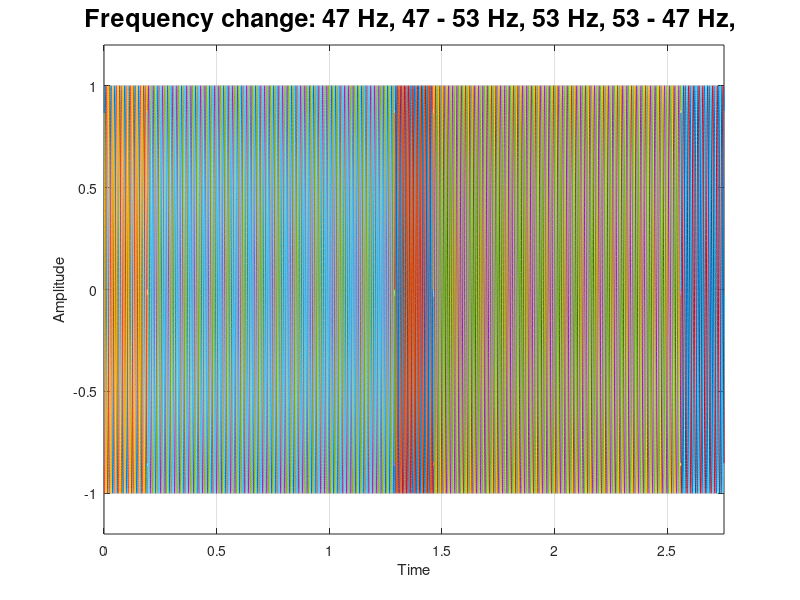
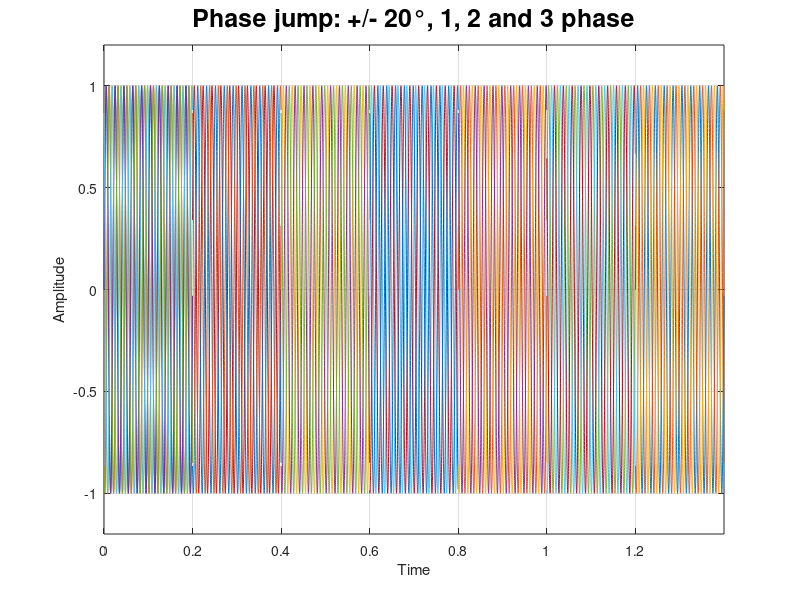
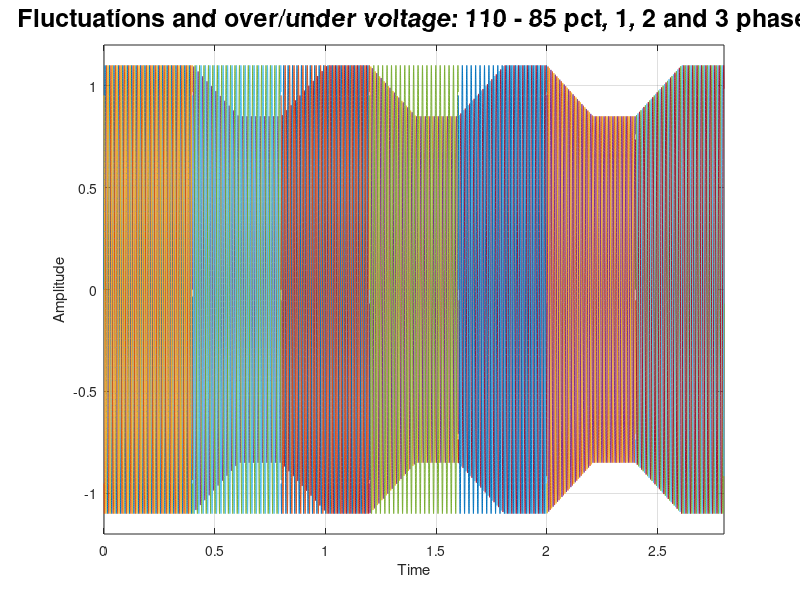
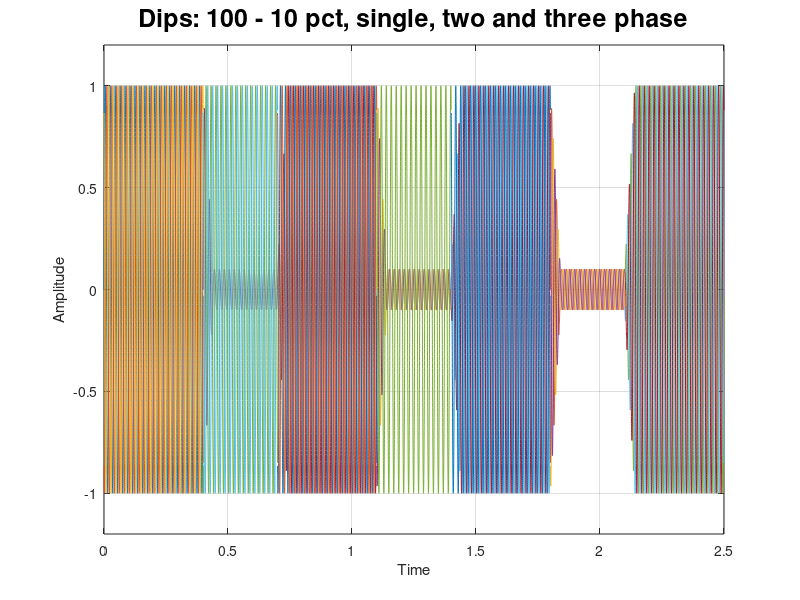

These charts were generated, in order, by the following MATLAB code: (Note: this script raises an error after producing the figures.)
% clc; clear; close all;
%% script for generating test sequence for PLL's
%this scripts is meant to be a short version of test sequence, in order to
%be able to create signals that are shorter than 2^15 samples, as this is
%the maximum signal length the analog discovery can import

%% Variable constants for test sequence
fs = 10000
ts = 1/fs
t_end = 2^15 * ts
t = ts*(0:t_end*fs);
t_event = 10 % [s] time between each event
fontsize=18
%% frequency change, TC1

f_start = 47;
f_top = 53;
duration = 1.1;   % previously 3, 2 Hz pr sec from standard.
cycles = 9; % previously 500
t_event_low = cycles/f_start
t_event_high = cycles/f_top


t_11 = t_event_low
t_12 = t_11+duration
t_13 = t_12+t_event_high;
t_14 = t_13+duration;
t_15 = t_14+t_event_low;

%%
pha10 = sin(2*pi*f_start*		t(1:round(t_event_low*fs)			));
phb10 = sin(2*pi*f_start*		t(1:round(t_event_low*fs)			) - 2*pi/3);
phc10 = sin(2*pi*f_start*		t(1:round(t_event_low*fs)			) + 2*pi/3);
V10 = [pha10; phb10; phc10]';



% 47 to 53 Hz
pha11 = chirp(					t(1:round(duration*fs)				),f_start,duration,f_top,'linear',270);
phb11 = chirp(					t(1:round(duration*fs)				),f_start,duration,f_top,'linear',150);
phc11 = chirp(					t(1:round(duration*fs)				),f_start,duration,f_top,'linear',30);
V11 = [pha11; phb11; phc11]';


% 53 Hz for 500 cycles
pha12 = sin(2*pi*f_top*			t(1:round(t_event_high*fs)			));
phb12 = sin(2*pi*f_top*			t(1:round(t_event_high*fs)			) - 2*pi/3);
phc12 = sin(2*pi*f_top*			t(1:round(t_event_high*fs)			) + 2*pi/3);
V12 = [pha12; phb12; phc12]';


% 53 to 47 Hz
pha13 = chirp(					t(1:round(duration*fs)				),f_top,duration,f_start,'linear',270);
phb13 = chirp(					t(1:round(duration*fs)				),f_top,duration,f_start,'linear',150);
phc13 = chirp(					t(1:round(duration*fs)				),f_top,duration,f_start,'linear',30);
V13 = [pha13; phb13; phc13]';


% 47 Hz for 10 sec
pha14 = sin(2*pi*f_start*		t(1:round(t_event_low*fs)			));
phb14 = sin(2*pi*f_start*		t(1:round(t_event_low*fs)			) - 2*pi/3);
phc14 = sin(2*pi*f_start*		t(1:round(t_event_low*fs)			) + 2*pi/3);
V14 = [pha14; phb14; phc14]';


% collect part signals to one signal
V1 = [V10; V11; V12; V13; V14];

% figures = figure(11)
figures = figure('Position', [700 700 900 600])

plot(t(1        	   : round(t_11*fs)), V10) %[pha10; phb10; phc10]')
hold on                                   
grid on                                   
plot(t(round(t_11*fs+1): round(t_12*fs)), V11) %[pha11; phb11; phc11]')
plot(t(round(t_12*fs+1): round(t_13*fs)), V12) %[pha12; phb12; phc12]')
plot(t(round(t_13*fs+1): round(t_14*fs)), V13) %[pha13; phb13; phc13]')
plot(t(round(t_14*fs+1): round(t_15*fs)), V14) %[pha14; phb14; phc14]')

freqtitle1 = sprintf('Frequency change: %d Hz, %d - %d Hz, %d Hz, %d - %d Hz, %d Hz',... 
    f_start, f_start, f_top, f_top, f_top, f_start)
title(freqtitle1,'FontSize', fontsize)
xlabel('Time')
ylabel('Amplitude')
ylim([-1.2 1.2])
xlim([0 t_15])
    


%% phase jumps, TC2
f_base = 50;
cycles = 10;
t_recov = cycles/f_base;
phi_shift = 20*pi/180


t_21 = t_recov
t_22 = t_21 + t_recov;
t_23 = t_22 + t_recov;
t_24 = t_23 + t_recov;
t_25 = t_24 + t_recov;
t_26 = t_25 + t_recov;
t_27 = t_26 + t_recov;

% start up
pha21 = sin(2*pi*f_base*t(1:t_recov*fs));
phb21 = sin(2*pi*f_base*t(1:t_recov*fs) - 2*pi/3);
phc21 = sin(2*pi*f_base*t(1:t_recov*fs) + 2*pi/3);
V21 = [pha21; phb21; phc21]';

% single phase phase shift (positive)
pha22 = sin(2*pi*f_base*t(1:t_recov*fs) + phi_shift);
phb22 = sin(2*pi*f_base*t(1:t_recov*fs) - 2*pi/3);
phc22 = sin(2*pi*f_base*t(1:t_recov*fs) + 2*pi/3);
V22 = [pha22; phb22; phc22]';

% single phase phase shift (negative)
pha23 = sin(2*pi*f_base*t(1:t_recov*fs));
phb23 = sin(2*pi*f_base*t(1:t_recov*fs) - 2*pi/3);
phc23 = sin(2*pi*f_base*t(1:t_recov*fs) + 2*pi/3);
V23 = [pha23; phb23; phc23]';

% two phase phase shift (positive)
pha24 = sin(2*pi*f_base*t(1:t_recov*fs) + phi_shift);
phb24 = sin(2*pi*f_base*t(1:t_recov*fs) - 2*pi/3 + phi_shift);
phc24 = sin(2*pi*f_base*t(1:t_recov*fs) + 2*pi/3);
V24 = [pha24; phb24; phc24]';

% two phase phase shift (negative)
pha25 = sin(2*pi*f_base*t(1:t_recov*fs));
phb25 = sin(2*pi*f_base*t(1:t_recov*fs) - 2*pi/3);
phc25 = sin(2*pi*f_base*t(1:t_recov*fs) + 2*pi/3);
V25 = [pha25; phb25; phc25]';

% three phase phase shift (positive)
pha26 = sin(2*pi*f_base*t(1:t_recov*fs) + phi_shift);
phb26 = sin(2*pi*f_base*t(1:t_recov*fs) - 2*pi/3 + phi_shift);
phc26 = sin(2*pi*f_base*t(1:t_recov*fs) + 2*pi/3 + phi_shift);
V26 = [pha26; phb26; phc26]';

% three phase phase shift (negative)
pha27 = sin(2*pi*f_base*t(1:t_recov*fs));
phb27 = sin(2*pi*f_base*t(1:t_recov*fs) - 2*pi/3);
phc27 = sin(2*pi*f_base*t(1:t_recov*fs) + 2*pi/3);
V27 = [pha27; phb27; phc27]';
    
% figures = [figures; figure(21)]
figures = [figures; figure('Position', [500 500 900 600])]
% figure('Position', [500 500 900 600])
plot(t(1        : t_21*fs), V21)
grid on
hold on
plot(t(1        	   : round(t_21*fs)), V21) 
grid on
hold on
plot(t(round(t_21*fs+1): round(t_22*fs)), V22)
plot(t(round(t_22*fs+1): round(t_23*fs)), V23)
plot(t(round(t_23*fs+1): round(t_24*fs)), V24)
plot(t(round(t_24*fs+1): round(t_25*fs)), V25)
plot(t(round(t_25*fs+1): round(t_26*fs)), V26)
plot(t(round(t_26*fs+1): round(t_27*fs)), V27)
% plot(t(t_21*fs+1: t_22*fs), V22)
% plot(t(t_22*fs+1: t_23*fs), V23)
% plot(t(t_23*fs+1: t_24*fs), V24)
% plot(t(t_24*fs+1: t_25*fs), V25)
% plot(t(t_25*fs+1: t_26*fs), V26)
% plot(t(t_26*fs+1: t_27*fs), V27)
phasetitle1 = sprintf('Phase jump: +/- %d°, 1, 2 and 3 phase', phi_shift*180/pi)
title(phasetitle1,'FontSize', fontsize)
xlabel('Time')
ylabel('Amplitude')
ylim([-1.2 1.2])
xlim([0 t_27])
V2 = [V21; V22; V23; V24; V25; V26; V27];


%% voltage fluctuations and over/under voltage, TC3
f_base = 50;
cycles = 20;
t_recov = cycles/f_base;
fluct_rate = f_base*0.12/5; % percent pr sec
% t_recov = 10;
Amax = 1.1
Amin = 0.85
t_fluct = (Amax-Amin)/fluct_rate;

t_31  = t_recov; 
t_32  = t_31  + t_recov; 
t_33  = t_32  + t_recov;
t_34  = t_33  + t_recov; 
t_35  = t_34  + t_recov;
t_36  = t_35  + t_recov; 
t_37  = t_36  + t_recov;

% start up
pha31 = Amax*sin(2*pi*f_base*t(1:t_recov*fs));
phb31 = Amax*sin(2*pi*f_base*t(1:t_recov*fs) - 2*pi/3);
phc31 = Amax*sin(2*pi*f_base*t(1:t_recov*fs) + 2*pi/3);
V31 = [pha31; phb31; phc31]';

% single phase fluctuation (positive)
pha32 = [sin(2*pi*f_base*t(1:t_fluct*fs)).*(Amax-fluct_rate*t(1:t_fluct*fs)),  Amin*sin(2*pi*f_base*t(t_fluct*fs:  t_recov*fs))];
phb32 =                                                                        Amax*sin(2*pi*f_base*t(1:           t_recov*fs) - 2*pi/3);
phc32 =                                                                        Amax*sin(2*pi*f_base*t(1:           t_recov*fs) + 2*pi/3);
V32 = [pha32; phb32; phc32]';

% single phase fluctuation (negative)
pha33 = [sin(2*pi*f_base*t(1:t_fluct*fs)).*(Amin+fluct_rate*t(1:t_fluct*fs)),  Amax*sin(2*pi*f_base*t(t_fluct*fs:  t_recov*fs))];
phb33 =                                                                        Amax*sin(2*pi*f_base*t(1:           t_recov*fs) - 2*pi/3);
phc33 =                                                                        Amax*sin(2*pi*f_base*t(1:           t_recov*fs) + 2*pi/3);
V33 = [pha33; phb33; phc33]';

% two phase fluctuation (positive)
pha34 = [sin(2*pi*f_base*t(1:t_fluct*fs))		 	.*(Amax-fluct_rate*t(1:t_fluct*fs)),  	Amin*sin(2*pi*f_base*t(t_fluct*fs:  t_recov*fs))];
phb34 = [sin(2*pi*f_base*t(1:t_fluct*fs) - 2*pi/3)	.*(Amax-fluct_rate*t(1:t_fluct*fs)),  	Amin*sin(2*pi*f_base*t(t_fluct*fs:  t_recov*fs) - 2*pi/3)];
phc34 =                                                                        				Amax*sin(2*pi*f_base*t(1:           t_recov*fs) + 2*pi/3);
V34 = [pha34; phb34; phc34]';

% two phase fluctuation (negative)
pha35 = [sin(2*pi*f_base*t(1:t_fluct*fs))			.*(Amin+fluct_rate*t(1:t_fluct*fs)),  	Amax*sin(2*pi*f_base*t(t_fluct*fs:  t_recov*fs))];
phb35 = [sin(2*pi*f_base*t(1:t_fluct*fs) - 2*pi/3)	.*(Amin+fluct_rate*t(1:t_fluct*fs)),  	Amax*sin(2*pi*f_base*t(t_fluct*fs:  t_recov*fs) - 2*pi/3)];
phc35 =                                                                        				Amax*sin(2*pi*f_base*t(1:           t_recov*fs) + 2*pi/3);
V35 = [pha35; phb35; phc35]';

% three phase fluctuation (positive)
pha36 = [sin(2*pi*f_base*t(1:t_fluct*fs))		 	.*(Amax-fluct_rate*t(1:t_fluct*fs)),  	Amin*sin(2*pi*f_base*t(t_fluct*fs:  t_recov*fs))];
phb36 = [sin(2*pi*f_base*t(1:t_fluct*fs) - 2*pi/3)	.*(Amax-fluct_rate*t(1:t_fluct*fs)),  	Amin*sin(2*pi*f_base*t(t_fluct*fs:  t_recov*fs) - 2*pi/3)];
phc36 = [sin(2*pi*f_base*t(1:t_fluct*fs) + 2*pi/3)	.*(Amax-fluct_rate*t(1:t_fluct*fs)),  	Amin*sin(2*pi*f_base*t(t_fluct*fs:  t_recov*fs) + 2*pi/3)];
V36 = [pha36; phb36; phc36]';

% three phase fluctuation (negative)
pha37 = [sin(2*pi*f_base*t(1:t_fluct*fs))			.*(Amin+fluct_rate*t(1:t_fluct*fs)),  	Amax*sin(2*pi*f_base*t(t_fluct*fs:  t_recov*fs))];
phb37 = [sin(2*pi*f_base*t(1:t_fluct*fs) - 2*pi/3)	.*(Amin+fluct_rate*t(1:t_fluct*fs)),  	Amax*sin(2*pi*f_base*t(t_fluct*fs:  t_recov*fs) - 2*pi/3)];
phc37 = [sin(2*pi*f_base*t(1:t_fluct*fs) + 2*pi/3)	.*(Amin+fluct_rate*t(1:t_fluct*fs)),  	Amax*sin(2*pi*f_base*t(t_fluct*fs:  t_recov*fs) + 2*pi/3)];
V37 = [pha37; phb37; phc37]';


% figures = [figures; figure(31)]
figures = [figures; figure('Position', [500 500 900 600])]
plot(t(1        : t_31*fs), V31)
grid on
hold on
plot(t(t_31*fs+1: t_32*fs), V32)
plot(t(t_32*fs+1: t_33*fs), V33)
plot(t(t_33*fs+1: t_34*fs), V34)
plot(t(t_34*fs+1: t_35*fs), V35)
plot(t(t_35*fs+1: t_36*fs), V36)
plot(t(t_36*fs+1: t_37*fs), V37)

phasetitle1 = sprintf('Fluctuations and over/under voltage: %.f - %.f pct, 1, 2 and 3 phase', Amax*100, Amin*100)
title(phasetitle1,'FontSize', fontsize)
xlabel('Time')
ylabel('Amplitude')
ylim([-1.2 1.2])
xlim([0 t_37])
V3 = [V31; V32; V33; V34; V35; V36; V37];



%% voltage dips, TC4
f_base = 50
cycles = 20
t_recov = cycles/f_base
fluct_rate = f_base*0.9/2 % percent pr sec
Amax = 1
Amin = 0.1
t_fluct = (Amax-Amin)/fluct_rate
down_cycles = 13
t_down = down_cycles/f_base

t_41  = t_recov; 
% t_42  = t_41  + t_recov; 
t_42  = t_41  + (t_down+t_fluct); 
t_43  = t_42  + t_recov;
t_44  = t_43  + (t_down+t_fluct); 
t_45  = t_44  + t_recov;
t_46  = t_45  + (t_down+t_fluct); 
t_47  = t_46  + t_recov;

% start up
pha41 = Amax*sin(2*pi*f_base*t(1:t_recov*fs));
phb41 = Amax*sin(2*pi*f_base*t(1:t_recov*fs) - 2*pi/3);
phc41 = Amax*sin(2*pi*f_base*t(1:t_recov*fs) + 2*pi/3);
V41 = [pha41; phb41; phc41]';

% single phase dip
% pha42 = [sin(2*pi*f_base*t(1:t_fluct*fs)).*(Amax-fluct_rate*t(1:t_fluct*fs)),  Amin*sin(2*pi*f_base*t(t_fluct*fs+1:  t_recov*fs))];
pha42 = [sin(2*pi*f_base*t(1:t_fluct*fs))            .*(Amax-fluct_rate*t(1:t_fluct*fs)),   Amin*sin(2*pi*f_base*t(t_fluct*fs+1:     (t_down+t_fluct)*fs))];
phb42 =                                                                                     Amax*sin(2*pi*f_base*t(1:                (t_down+t_fluct)*fs) - 2*pi/3);
phc42 =                                                                                     Amax*sin(2*pi*f_base*t(1:                (t_down+t_fluct)*fs) + 2*pi/3);
V42 = [pha42; phb42; phc42]';   

% single phase restore
pha43 = [sin(2*pi*f_base*t(1:t_fluct*fs))           .*(Amin+fluct_rate*t(1:t_fluct*fs)),    Amax*sin(2*pi*f_base*t(t_fluct*fs+1:     t_recov*fs))];
phb43 =                                                                                     Amax*sin(2*pi*f_base*t(1:                t_recov*fs) - 2*pi/3);
phc43 =                                                                                     Amax*sin(2*pi*f_base*t(1:                t_recov*fs) + 2*pi/3);
V43 = [pha43; phb43; phc43]';

% two phase dip                                               XXXXXXXXXXXXXXXXXXXXXXXXXXX      her sker fase forskydning
pha44 = [sin(2*pi*f_base*t(1:t_fluct*fs))		 	.*(Amax-fluct_rate*t(1:t_fluct*fs)),  	Amin*sin(2*pi*f_base*t(t_fluct*fs+1:     (t_down+t_fluct)*fs))];
phb44 = [sin(2*pi*f_base*t(1:t_fluct*fs) - 2*pi/3)	.*(Amax-fluct_rate*t(1:t_fluct*fs)),  	Amin*sin(2*pi*f_base*t(t_fluct*fs+1:     (t_down+t_fluct)*fs) - 2*pi/3)];
phc44 =                                                                        				Amax*sin(2*pi*f_base*t(1:                (t_down+t_fluct)*fs) + 2*pi/3);
V44 = [pha44; phb44; phc44]';

% two phase restore
pha45 = [sin(2*pi*f_base*t(1:t_fluct*fs))			.*(Amin+fluct_rate*t(1:t_fluct*fs)),  	Amax*sin(2*pi*f_base*t(t_fluct*fs+1:     t_recov*fs))];
phb45 = [sin(2*pi*f_base*t(1:t_fluct*fs) - 2*pi/3)	.*(Amin+fluct_rate*t(1:t_fluct*fs)),  	Amax*sin(2*pi*f_base*t(t_fluct*fs+1:     t_recov*fs) - 2*pi/3)];
phc45 =                                                                        				Amax*sin(2*pi*f_base*t(1:                t_recov*fs) + 2*pi/3);
V45 = [pha45; phb45; phc45]';

% three phase dip
pha46 = [sin(2*pi*f_base*t(1:t_fluct*fs))		 	.*(Amax-fluct_rate*t(1:t_fluct*fs)),  	Amin*sin(2*pi*f_base*t(t_fluct*fs+1:     (t_down+t_fluct)*fs))];
phb46 = [sin(2*pi*f_base*t(1:t_fluct*fs) - 2*pi/3)	.*(Amax-fluct_rate*t(1:t_fluct*fs)),  	Amin*sin(2*pi*f_base*t(t_fluct*fs+1:     (t_down+t_fluct)*fs) - 2*pi/3)];
phc46 = [sin(2*pi*f_base*t(1:t_fluct*fs) + 2*pi/3)	.*(Amax-fluct_rate*t(1:t_fluct*fs)),  	Amin*sin(2*pi*f_base*t(t_fluct*fs+1:     (t_down+t_fluct)*fs) + 2*pi/3)];
V46 = [pha46; phb46; phc46]';

% three phase restore
pha47 = [sin(2*pi*f_base*t(1:t_fluct*fs))			.*(Amin+fluct_rate*t(1:t_fluct*fs)),  	Amax*sin(2*pi*f_base*t(t_fluct*fs+1:     t_recov*fs))];
phb47 = [sin(2*pi*f_base*t(1:t_fluct*fs) - 2*pi/3)	.*(Amin+fluct_rate*t(1:t_fluct*fs)),  	Amax*sin(2*pi*f_base*t(t_fluct*fs+1:     t_recov*fs) - 2*pi/3)];
phc47 = [sin(2*pi*f_base*t(1:t_fluct*fs) + 2*pi/3)	.*(Amin+fluct_rate*t(1:t_fluct*fs)),  	Amax*sin(2*pi*f_base*t(t_fluct*fs+1:     t_recov*fs) + 2*pi/3)];
V47 = [pha47; phb47; phc47]';


% figures = [figures; figure(41)]
figures = [figures; figure('Position', [500 500 900 600])]
plot(t(1        : t_41*fs), V41)
grid on
hold on
plot(t(t_41*fs+1: t_42*fs), V42)
plot(t(t_42*fs+1: t_43*fs), V43)
plot(t(t_43*fs+1: t_44*fs), V44)
plot(t(t_44*fs+1: t_45*fs), V45)
plot(t(t_45*fs+1: t_46*fs), V46)
plot(t(t_46*fs+1: t_47*fs), V47)
diptitle1 = sprintf('Dips: %d - %d pct, single, two and three phase', Amax*100, Amin*100)
title(diptitle1,'FontSize', fontsize)
xlabel('Time')
ylabel('Amplitude')
ylim([-1.2 1.2])
xlim([0 t_47])

V4 = [V41; V42; V43; V44; V45; V46; V47];


%% harmonics, TC5
f_base = 50
cycles = 40
t_recov = cycles/f_base
t_harmonics = t_recov
Amax = 1

%Amplitudes of harmonics
A5_1 = 0.1
A7_1 = 0.0663
A5_2 = 0.0663
A7_2 = 0.1

%
t_51 = t_recov
t_52 = t_51 + t_harmonics
t_53 = t_52 + t_recov
t_54 = t_53 + t_harmonics


% start up
pha51 = Amax*sin(2*pi*f_base*t(1:t_recov*fs));
phb51 = Amax*sin(2*pi*f_base*t(1:t_recov*fs) - 2*pi/3);
phc51 = Amax*sin(2*pi*f_base*t(1:t_recov*fs) + 2*pi/3);
V51 = [pha51; phb51; phc51]';

% harmonics
pha52 = Amax*sin(2*pi*f_base*t(1:t_recov*fs))          + A5_1*sin(5*(2*pi*f_base*t(1:t_recov*fs))         ) + A7_1*sin(7*(2*pi*f_base*t(1:t_recov*fs))         );
phb52 = Amax*sin(2*pi*f_base*t(1:t_recov*fs) - 2*pi/3) + A5_1*sin(5*(2*pi*f_base*t(1:t_recov*fs) - 2*pi/3)) + A7_1*sin(7*(2*pi*f_base*t(1:t_recov*fs) - 2*pi/3));
phc52 = Amax*sin(2*pi*f_base*t(1:t_recov*fs) + 2*pi/3) + A5_1*sin(5*(2*pi*f_base*t(1:t_recov*fs) + 2*pi/3)) + A7_1*sin(7*(2*pi*f_base*t(1:t_recov*fs) + 2*pi/3));
V52 = [pha52; phb52; phc52]';

% recover
pha53 = Amax*sin(2*pi*f_base*t(1:t_recov*fs));
phb53 = Amax*sin(2*pi*f_base*t(1:t_recov*fs) - 2*pi/3);
phc53 = Amax*sin(2*pi*f_base*t(1:t_recov*fs) + 2*pi/3);
V53 = [pha53; phb53; phc53]';

% harmonics
pha54 = Amax*sin(2*pi*f_base*t(1:t_recov*fs))          + A5_2*sin(5*(2*pi*f_base*t(1:t_recov*fs))         ) + A7_2*sin(7*(2*pi*f_base*t(1:t_recov*fs))         );
phb54 = Amax*sin(2*pi*f_base*t(1:t_recov*fs) - 2*pi/3) + A5_2*sin(5*(2*pi*f_base*t(1:t_recov*fs) - 2*pi/3)) + A7_2*sin(7*(2*pi*f_base*t(1:t_recov*fs) - 2*pi/3));
phc54 = Amax*sin(2*pi*f_base*t(1:t_recov*fs) + 2*pi/3) + A5_2*sin(5*(2*pi*f_base*t(1:t_recov*fs) + 2*pi/3)) + A7_2*sin(7*(2*pi*f_base*t(1:t_recov*fs) + 2*pi/3));
V54 = [pha54; phb54; phc54]';

% figures = [figures; figure(51)]
figures = [figures; figure('Position', [500 500 900 600])]
plot(t(1        : t_51*fs), V51)
grid on
hold on
plot(t(t_51*fs+1: t_52*fs), V52)
plot(t(t_52*fs+1: t_53*fs), V53)
plot(t(t_53*fs+1: t_54*fs), V54)

harmonicstitle1 = sprintf('Harmonics: none, 5^{th} = %.2f and 7^{th}=%.2f, none, 5^{th} = %.2f and 7^{th}=%.2f',A5_1, A7_1, A5_2, A7_2 )
title(harmonicstitle1,'FontSize', fontsize)
xlabel('Time')
ylabel('Amplitude')
ylim([-1.2 1.2])
xlim([0 t_54])

V5 = [V51; V52; V53; V54];

%% this part is for 100 kHz with Amin = 0.0001
f_base = 50
cycles = 30
t_recov = cycles/f_base
fluct_rate = f_base*1/2 % percent pr sec
Amax = 1
Amin = 0.0001
t_fluct = (Amax-Amin)/fluct_rate
down_cycles = 8
t_down = down_cycles/f_base

t_61  = t_recov; 
t_62  = t_61  + (t_down+t_fluct); 
t_63  = t_62  + t_recov;
t_64  = t_63  + (t_down+t_fluct); 
t_65  = t_64  + t_recov;
t_66  = t_65  + (t_down+t_fluct); 
t_67  = t_66  + t_recov;

% start up
pha61 = Amax*sin(2*pi*f_base*t(1:round(t_recov*fs)));
phb61 = Amax*sin(2*pi*f_base*t(1:round(t_recov*fs)) - 2*pi/3);
phc61 = Amax*sin(2*pi*f_base*t(1:round(t_recov*fs)) + 2*pi/3);
V61 = [pha61; phb61; phc61]';

% single phase interruption

pha62 = [sin(2*pi*f_base*t(1:round(t_fluct*fs)))            .*(Amax-fluct_rate*t(1:round(t_fluct*fs))),   Amin*sin(2*pi*f_base*t(round(t_fluct*fs)+1:     round((t_down+t_fluct)*fs)))];
phb62 =                                                                                     Amax*sin(2*pi*f_base*t(1:round(                (t_down+t_fluct)*fs)) - 2*pi/3);
phc62 =                                                                                     Amax*sin(2*pi*f_base*t(1:round(                (t_down+t_fluct)*fs)) + 2*pi/3);
V62 = [pha62; phb62; phc62]';   

% single phase restore
pha63 = [sin(2*pi*f_base*t(1:round(t_fluct*fs)))           .*(Amin+fluct_rate*t(1:round(t_fluct*fs))),    	Amax*sin(2*pi*f_base*t(round(t_fluct*fs)+1:     round(t_recov*fs)))];
phb63 =                                                                                     Amax*sin(2*pi*f_base*t(1:round(                t_recov*fs)) - 2*pi/3);
phc63 =                                                                                     Amax*sin(2*pi*f_base*t(1:round(                t_recov*fs)) + 2*pi/3);
V63 = [pha63; phb63; phc63]';

% two phase interruption                                               XXXXXXXXXXXXXXXXXXXXXXXXXXX      her sker fase forskydning
pha64 = [sin(2*pi*f_base*t(1:round(t_fluct*fs)))		 	.*(Amax-fluct_rate*t(1:round(t_fluct*fs))),  	Amin*sin(2*pi*f_base*t(round(t_fluct*fs)+1:     round((t_down+t_fluct)*fs)))];
phb64 = [sin(2*pi*f_base*t(1:round(t_fluct*fs)) - 2*pi/3)	.*(Amax-fluct_rate*t(1:round(t_fluct*fs))),  	Amin*sin(2*pi*f_base*t(round(t_fluct*fs)+1:     round((t_down+t_fluct)*fs)) - 2*pi/3)];
phc64 =                                                                        				Amax*sin(2*pi*f_base*t(1:round(                (t_down+t_fluct)*fs)) + 2*pi/3);
V64 = [pha64; phb64; phc64]';

% two phase restore
pha65 = [sin(2*pi*f_base*t(1:round(t_fluct*fs)))			.*(Amin+fluct_rate*t(1:round(t_fluct*fs))),  	Amax*sin(2*pi*f_base*t(round(t_fluct*fs)+1:     round(t_recov*fs)))];
phb65 = [sin(2*pi*f_base*t(1:round(t_fluct*fs)) - 2*pi/3)	.*(Amin+fluct_rate*t(1:round(t_fluct*fs))),  	Amax*sin(2*pi*f_base*t(round(t_fluct*fs)+1:     round(t_recov*fs)) - 2*pi/3)];
phc65 =                                                                        				Amax*sin(2*pi*f_base*t(1:round(                t_recov*fs)) + 2*pi/3);
V65 = [pha65; phb65; phc65]';

% three phase interruption
pha66 = [sin(2*pi*f_base*t(1:round(t_fluct*fs)))		 	.*(Amax-fluct_rate*t(1:round(t_fluct*fs))),  	Amin*sin(2*pi*f_base*t(round(t_fluct*fs)+1:     round((t_down+t_fluct)*fs)))];
phb66 = [sin(2*pi*f_base*t(1:round(t_fluct*fs)) - 2*pi/3)	.*(Amax-fluct_rate*t(1:round(t_fluct*fs))),  	Amin*sin(2*pi*f_base*t(round(t_fluct*fs)+1:     round((t_down+t_fluct)*fs)) - 2*pi/3)];
phc66 = [sin(2*pi*f_base*t(1:round(t_fluct*fs)) + 2*pi/3)	.*(Amax-fluct_rate*t(1:round(t_fluct*fs))),  	Amin*sin(2*pi*f_base*t(round(t_fluct*fs)+1:     round((t_down+t_fluct)*fs)) + 2*pi/3)];
V66 = [pha66; phb66; phc66]';

% three phase restore
pha67 = [sin(2*pi*f_base*t(1:round(t_fluct*fs)))			.*(Amin+fluct_rate*t(1:round(t_fluct*fs))),  	Amax*sin(2*pi*f_base*t(round(t_fluct*fs)+1:     round(t_recov*fs)))];
phb67 = [sin(2*pi*f_base*t(1:round(t_fluct*fs)) - 2*pi/3)	.*(Amin+fluct_rate*t(1:round(t_fluct*fs))),  	Amax*sin(2*pi*f_base*t(round(t_fluct*fs)+1:     round(t_recov*fs)) - 2*pi/3)];
phc67 = [sin(2*pi*f_base*t(1:round(t_fluct*fs)) + 2*pi/3)	.*(Amin+fluct_rate*t(1:round(t_fluct*fs))),  	Amax*sin(2*pi*f_base*t(round(t_fluct*fs)+1:     round(t_recov*fs)) + 2*pi/3)];
V67 = [pha67; phb67; phc67]';

% figures = [figures; figure(61)]
figures = [figures; figure('Position', [500 500 900 600])]
plot(t(1        	   : round(t_61*fs)), V61)
grid on
hold on
plot(t(round(t_61*fs)+1: round(t_62*fs)), V62)
plot(t(round(t_62*fs)+1: round(t_63*fs)), V63)
% plot(t(round(t_63*fs)+1: round(t_64*fs)), V64)
plot(t(round(t_63*fs)+1: round(t_64*fs)), V64)
plot(t(round(t_64*fs)+1: round(t_65*fs)), V65)
plot(t(round(t_65*fs)+1: round(t_66*fs)), V66)
plot(t(round(t_66*fs)+1: round(t_67*fs)), V67)
intertitle1 = sprintf('Interruptions: %.2f - %.2f pct, single, two and three phase', Amax*100, Amin*100)
title(intertitle1,'FontSize', 16)
xlabel('Time')
ylabel('Amplitude')
ylim([-1.2 1.2])
xlim([0 t_67])

V6 = [V61; V62; V63; V64; V65; V66; V67];

%% saving figures
% savepath = 'C:\Users\Kasper Laustsen\Aarhus universitet\Martin Højlund Therkildsen - Bachelor\12. Documentation\test_journals\alphabetaPLL_01\figures'
% filename = ["TC1_freq_signals.png"; "TC2_phase_signals.png" ;"TC3_fluct_signals.png"; "TC4_dip_signals.png"; "TC5_harm_signals.png"; "TC6_interrupt_signals.png"]
% for i=1:6
%     f = fullfile(savepath,filename(i))
% 
%     exportgraphics(figures(i), f,'Resolution', 400)
% end
%% plotting of phase a angle

% figure(1)
% plot(t(1:round(t_15*fs)),unwrap(angle(hilbert(V1(:,1))))+pi/2)
% hold on
% plot(t(1:round(t_15*fs)),47*2*pi*t(1:round(t_15*fs)))
% grid on



%% saving signals to workspace
time = .1*(0:100)';
timeWrong = (0:0.1:10)';
tsData = (0:100)';
ts = timeseries([(1:100)' + 10*rand(100,1)]);
ttData = sin(time) + 2*rand(101,1);
tt = timetable(seconds(time), ttData);

%
% tt1 = timetable(seconds(t(1:round(t_15*fs)))', [unwrap(angle(hilbert(V1(:,1))))+pi/2 V1]);
tt1 = timetable(seconds(t(1:round(t_15*fs)))', [mod(unwrap(angle(hilbert(V1(:,1))))+pi/2,2*pi) V1]); %modulus of phase
% round(t_15*fs)/fs
% [length(t(1:round(t_15*fs))),length(V1)];

% tt2 = timetable(seconds(t(1:round(t_27*fs)))', [unwrap(angle(hilbert(V2(:,1))))+pi/2 V2]);
tt2 = timetable(seconds(t(1:round(t_27*fs)))', [mod(unwrap(angle(hilbert(V2(:,1))))+pi/2,2*pi) V2]); %modulus of phase
% [length(t(1:t_27*fs)),length(V2)];

% tt3 = timetable(seconds(t(1:round(t_37*fs)))', [unwrap(angle(hilbert(V3(:,1))))+pi/2 V3]);
tt3 = timetable(seconds(t(1:round(t_37*fs)))', [mod(unwrap(angle(hilbert(V3(:,1))))+pi/2,2*pi) V3]); %modulus of phase
% [length(t(1:round(t_37*fs))),length(V3)];

% tt4 = timetable(seconds(t(1:round(t_47*fs)))', [unwrap(angle(hilbert(V4(:,1))))+pi/2 V4]);
tt4 = timetable(seconds(t(1:round(t_47*fs)))', [mod(unwrap(angle(hilbert(V4(:,1))))+pi/2,2*pi) V4]); %modulus of phase
% [length(t(1:round(t_47*fs))),length(V4)];

% Notice: In stead of "unwrap.." a synthetic angle is inserted (2*pi*...)!
% tt5 = timetable(seconds(t(1:round(t_54*fs)))', [2*pi*50*t(1:round(t_54*fs))' V5]);
tt5 = timetable(seconds(t(1:round(t_54*fs)))', [mod(2*pi*50*t(1:round(t_54*fs)),2*pi)' V5]); %modulus of phase
% [length(t(1:t_54*fs)),length(V5)];


% Notice: In stead of "unwrap.." a synthetic angle is inserted (2*pi*...)!
% tt6 = timetable(seconds(t(1:round(t_67*fs+1)))', [2*pi*50*t(1:(round(t_67*fs)+1))' V6]); %this time table can be used when Amin is set to 0.001 in test case 6 with fs = 10kHZ
tt6 = timetable(seconds(t(1:round(t_67*fs)))', [mod(2*pi*50*t(1:(round(t_67*fs))),2*pi)' V6]); %modulus of phase



%% saving signals to directory
% convert timetables to tables without 'sec' extensions to all time
% measurements
TT = {tt1, tt2, tt3, tt4, tt5, tt6}
T = {0, 0, 0, 0, 0, 0}
for i=1:6
    T{i} = timetable2table(TT{1,i});
    T{i}.Time = seconds(T{i}.Time);
    T{i} = splitvars(T{i});
    T{i}.Properties.VariableNames(1:5) = {'Time', 'True phase angle', 'Phase A', 'Phase B', 'Phase C'};
    
end


savepath = 'C:\Users\Kasper Laustsen\Aarhus universitet\Martin Højlund Therkildsen - Bachelor\10. Accepttest\Accepttest specification\Signals_TC'
filename = ["TC1.csv"; "TC2.csv"; "TC3.csv"; "TC4.csv"; "TC5.csv"; "TC6.csv"]
for i=1:6
    f = fullfile(savepath,filename(i));
    writetable(T{1,i},f);
    
end



